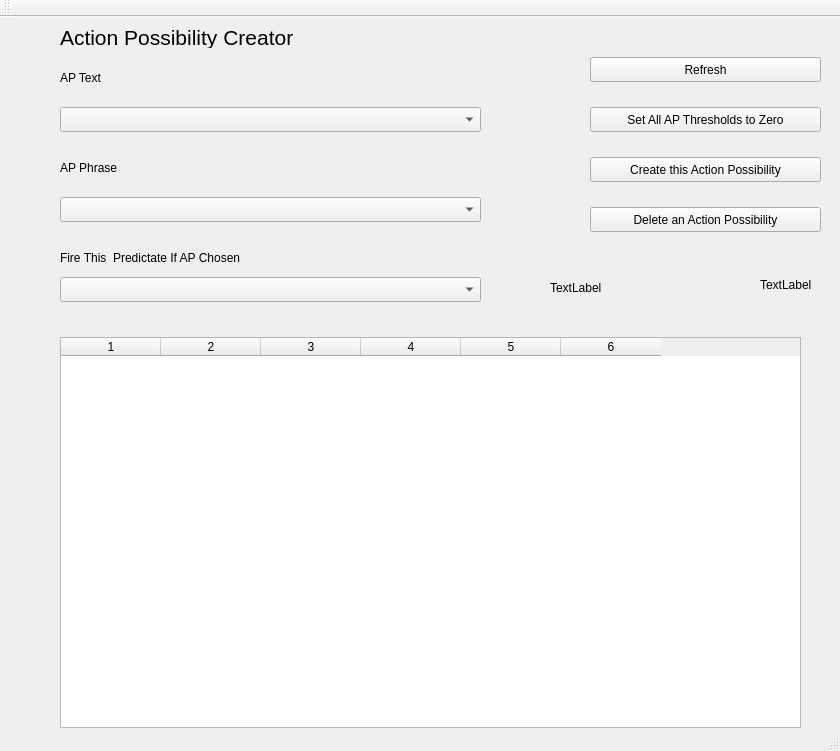
<?xml version="1.0" encoding="UTF-8"?>
<ui version="4.0">
 <class>MainWindow</class>
 <widget class="QMainWindow" name="MainWindow">
  <property name="geometry">
   <rect>
    <x>0</x>
    <y>0</y>
    <width>840</width>
    <height>751</height>
   </rect>
  </property>
  <property name="windowTitle">
   <string>Action Possibility Creator</string>
  </property>
  <widget class="QWidget" name="centralWidget">
   <widget class="QLabel" name="locnLabel">
    <property name="geometry">
     <rect>
      <x>760</x>
      <y>260</y>
      <width>62</width>
      <height>16</height>
     </rect>
    </property>
    <property name="text">
     <string>TextLabel</string>
    </property>
   </widget>
   <widget class="QLabel" name="userLabel">
    <property name="geometry">
     <rect>
      <x>550</x>
      <y>260</y>
      <width>181</width>
      <height>21</height>
     </rect>
    </property>
    <property name="text">
     <string>TextLabel</string>
    </property>
   </widget>
   <widget class="QComboBox" name="APTextComboBox">
    <property name="geometry">
     <rect>
      <x>60</x>
      <y>90</y>
      <width>421</width>
      <height>25</height>
     </rect>
    </property>
    <property name="editable">
     <bool>false</bool>
    </property>
   </widget>
   <widget class="QLabel" name="userLabel_2">
    <property name="geometry">
     <rect>
      <x>60</x>
      <y>50</y>
      <width>181</width>
      <height>21</height>
     </rect>
    </property>
    <property name="text">
     <string>AP Text</string>
    </property>
   </widget>
   <widget class="QLabel" name="userLabel_3">
    <property name="geometry">
     <rect>
      <x>60</x>
      <y>140</y>
      <width>181</width>
      <height>21</height>
     </rect>
    </property>
    <property name="text">
     <string>AP Phrase</string>
    </property>
   </widget>
   <widget class="QComboBox" name="APPhraseComboBox">
    <property name="geometry">
     <rect>
      <x>60</x>
      <y>180</y>
      <width>421</width>
      <height>25</height>
     </rect>
    </property>
    <property name="editable">
     <bool>false</bool>
    </property>
   </widget>
   <widget class="QPushButton" name="APCreatePushButton">
    <property name="geometry">
     <rect>
      <x>590</x>
      <y>140</y>
      <width>231</width>
      <height>25</height>
     </rect>
    </property>
    <property name="text">
     <string>Create this Action Possibility</string>
    </property>
   </widget>
   <widget class="QLabel" name="userLabel_4">
    <property name="geometry">
     <rect>
      <x>60</x>
      <y>10</y>
      <width>251</width>
      <height>21</height>
     </rect>
    </property>
    <property name="font">
     <font>
      <pointsize>16</pointsize>
     </font>
    </property>
    <property name="text">
     <string>Action Possibility Creator</string>
    </property>
   </widget>
   <widget class="QPushButton" name="clearAPPushButton">
    <property name="geometry">
     <rect>
      <x>590</x>
      <y>90</y>
      <width>231</width>
      <height>25</height>
     </rect>
    </property>
    <property name="text">
     <string>Set All AP Thresholds to Zero</string>
    </property>
   </widget>
   <widget class="QComboBox" name="APPredComboBox">
    <property name="geometry">
     <rect>
      <x>60</x>
      <y>260</y>
      <width>421</width>
      <height>25</height>
     </rect>
    </property>
    <property name="editable">
     <bool>false</bool>
    </property>
   </widget>
   <widget class="QLabel" name="userLabel_5">
    <property name="geometry">
     <rect>
      <x>60</x>
      <y>230</y>
      <width>211</width>
      <height>21</height>
     </rect>
    </property>
    <property name="text">
     <string>Fire This  Predictate If AP Chosen</string>
    </property>
   </widget>
   <widget class="QTableWidget" name="tableWidget">
    <property name="geometry">
     <rect>
      <x>60</x>
      <y>320</y>
      <width>741</width>
      <height>391</height>
     </rect>
    </property>
    <property name="columnCount">
     <number>6</number>
    </property>
    <column/>
    <column/>
    <column/>
    <column/>
    <column/>
    <column/>
   </widget>
   <widget class="QPushButton" name="APDeletePushButton">
    <property name="geometry">
     <rect>
      <x>590</x>
      <y>190</y>
      <width>231</width>
      <height>25</height>
     </rect>
    </property>
    <property name="text">
     <string>Delete an Action Possibility</string>
    </property>
   </widget>
   <widget class="QPushButton" name="APRefreshPushButton">
    <property name="geometry">
     <rect>
      <x>590</x>
      <y>40</y>
      <width>231</width>
      <height>25</height>
     </rect>
    </property>
    <property name="text">
     <string>Refresh</string>
    </property>
   </widget>
  </widget>
  <widget class="QMenuBar" name="menuBar">
   <property name="geometry">
    <rect>
     <x>0</x>
     <y>0</y>
     <width>840</width>
     <height>22</height>
    </rect>
   </property>
  </widget>
  <widget class="QToolBar" name="mainToolBar">
   <attribute name="toolBarArea">
    <enum>TopToolBarArea</enum>
   </attribute>
   <attribute name="toolBarBreak">
    <bool>false</bool>
   </attribute>
  </widget>
  <widget class="QStatusBar" name="statusBar"/>
 </widget>
 <layoutdefault spacing="6" margin="11"/>
 <resources/>
 <connections/>
</ui>
